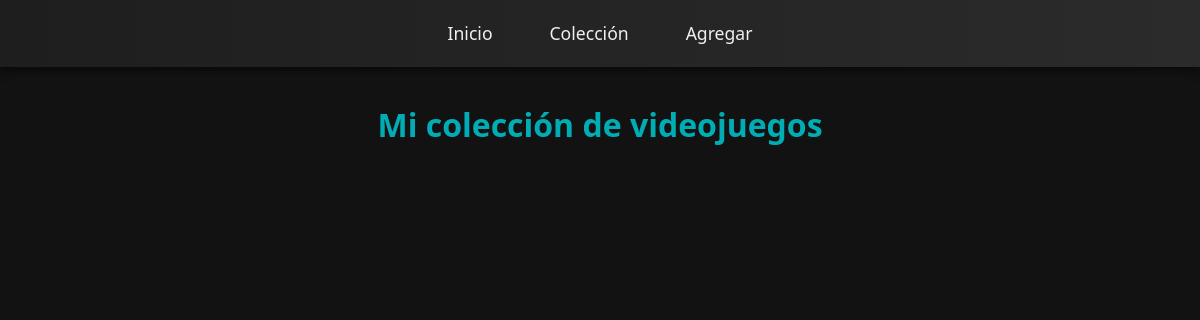
Before: /coleccion/ with the older database file.
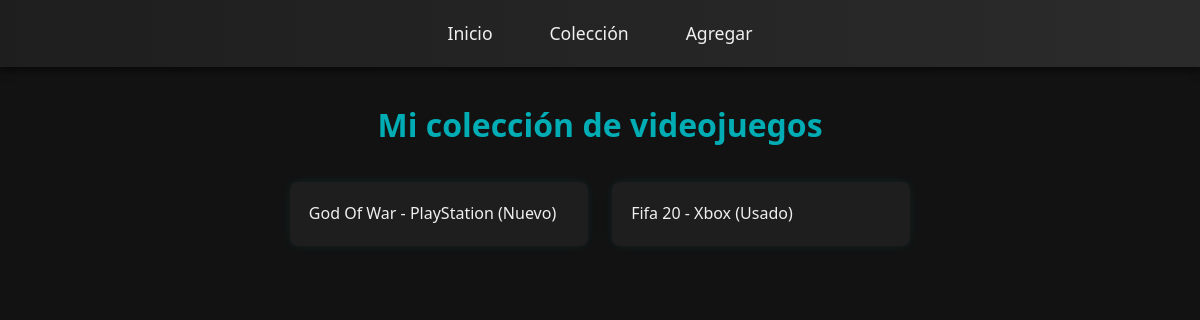
After: the same page with the newer database file.
### videojuegos/models.py (models this page shows, shortened)
class Videojuego(models.Model):
    titulo = models.CharField(max_length=100)
    plataforma = models.CharField(max_length=50)
    estado = models.CharField(max_length=30)
    fecha_agregado = models.DateTimeField(auto_now_add=True)

### videojuegos/views.py (the view)
# urls.py: path('coleccion/', views.coleccion, name='coleccion'),
def coleccion(request):
    juegos = Videojuego.objects.all()
    return render(request, 'videojuegos/coleccion.html', {'juegos': juegos})

### videojuegos/templates/videojuegos/coleccion.html
{% extends 'videojuegos/base.html' %}
{% block content %}
<h2>Mi colección de videojuegos</h2>
<ul>
    {% for juego in juegos %}
        <li>{{ juego.titulo }} - {{ juego.plataforma }} ({{ juego.estado }})</li>
    {% endfor %}
</ul>
{% endblock %}

Changed rows visible on the page:
added Videojuego: titulo "God Of War", plataforma "PlayStation", estado "Nuevo"
added Videojuego: titulo "Fifa 20", plataforma "Xbox", estado "Usado"
